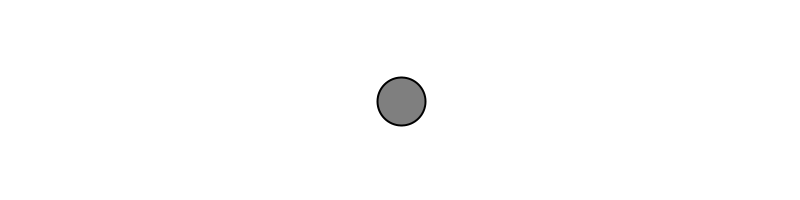
Frame 1 (no input)
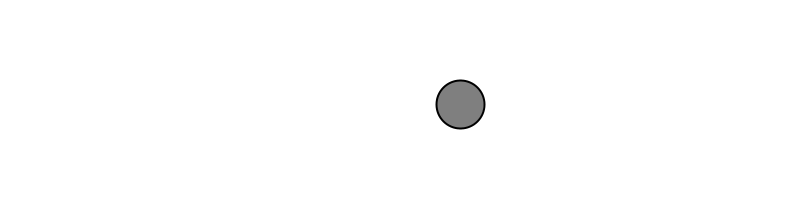
Frame 60 (the mouse pressed at the canvas centre just before this capture)
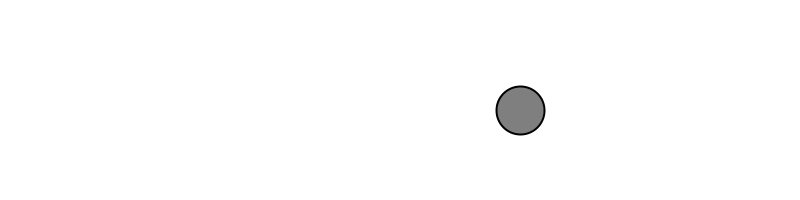
Frame 120 (the mouse held since frame 60 and released just before this capture)

The Processing sketch that drew these frames (run headless with seeded random() and noise(); from frame 60 on, the mouse is pressed at the canvas centre):

// Processing sketch: Week4
// ── Week4.pde
Mover mover;
void settings() {
  size(800, 200);
}
void setup() {
  mover = new Mover();
}
void draw() {
  background(255);
  mover.update();
  mover.checkEdges();
  mover.display();
}

// ── Mover.pde
class Mover {
  final PVector gravity = new PVector(0, 0.2);
  
  PVector location;
  PVector velocity;
  Mover() {
    location = new PVector(width/2, height/2);
    velocity = new PVector(1, 1);
  }
  void update() {
    velocity.add(gravity);
    location.add(velocity);
  }
  void display() {
    stroke(0);
    strokeWeight(2);
    fill(127);
    ellipse(location.x, location.y, 48, 48);
  }
  
  void checkEdges() {
    if (location.x + 24 > width || location.x - 24 < 0) {
      velocity = new PVector(-velocity.x, velocity.y);
    } else if (location.y + 24 > height || location.y - 24 < 0) {
      velocity.add(gravity);
      velocity = new PVector(velocity.x, -velocity.y);
    }
  }
}
